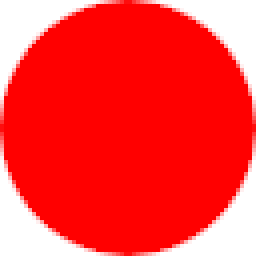
#> input picture resources/1.png, 64 x 64 px (shown 4 times larger)
$ python pillow_test2.py
#> lines starting #> are read from the running program, lines starting #| are printed output that depends on the picture
from PIL import Image
import random
from datetime import datetime
import os

initial_time = datetime.now() #recording initial time for benchmarking

current_dir = os.path.dirname(os.path.realpath(__file__))
output_dir = os.path.join(current_dir,'output',)

#The side length of each grid cell
grid_size = 10

#The number of cells horizonally and vertically
x = 10
y = 10

#Pixel dimensions of the image
width = grid_size*x
height = grid_size*y

#The image object which will be manipulated as required. Initially plain black.
image = Image.new(mode='RGBA', size=(width, height), color=(0,0,0,255))

#This image will be overlayed on the grid
agent_image = Image.open(os.path.join(current_dir,'resources','1.png'))
#> agent_image is the input picture: PIL image 64x64 RGBA; mean R, G, B, A 206.4, 7.3, 7.3, 202.5

#Adding some padding to the agent_image so that the patch is visible behind it
#First a transparent temp_image is created
#Then the agent_image is resized to 75% of height and width of a grid box, and pasted 12.5% from the edges of temp_image
#The resulting temp_image is stored back into agent_image
temp_image = Image.new(mode='RGBA', size=(grid_size, grid_size), color=(0,0,0,0))
temp_image.paste(agent_image.resize((int(grid_size*3/4),int(grid_size*3/4))),(int(grid_size/8),int(grid_size/8)))
agent_image = temp_image

agent_image.show()


#These masks will be used when overlaying all the grid cells onto the initial plain image
solid_mask = Image.new(mode='RGBA', size=(grid_size, grid_size), color=(255,255,255,255))
transparent_mask = Image.new(mode='RGBA', size=(grid_size, grid_size), color=(255,255,255,127))

for i in range(x):
    for j in range(y):
        inlet = (0,0,0,255)
        position = (grid_size*i,grid_size*j,grid_size*(i+1),grid_size*(j+1))
        #image.paste(inlet,position,transparent_mask)
        if random.choice([0,1]):
            image.paste(agent_image,position,agent_image)
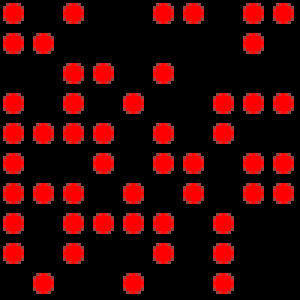
#> image: PIL image 100x100 RGBA (shown 3 times larger); mean R, G, B, A 50.3, 1.1, 1.1, 251.5; transparent parts drawn white

image.save(os.path.join(output_dir,str(initial_time)+'.png'))

final_time = datetime.now()

print('Total time for whole program ', (final_time - initial_time) )
